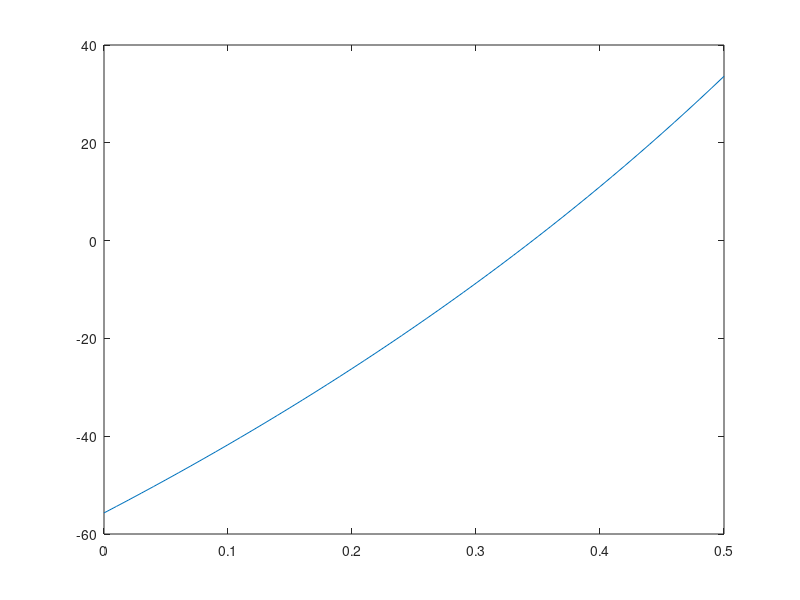

The MATLAB source for this figure:
clc
clf
close all
clearvars

% input parameters
f = 10e9;
omega = 2*pi*f;
d = 1e-2;
er1 = 1;
er2 = 4;
theta1 = pi/2+1j*[0:0.01:0.5];
c = 3e8;

% computation
theta2 = asin(sqrt(er1/er2)*sin(theta1));
r12 = (cos(theta2)-cos(theta1)/sqrt(er2))./(cos(theta2)+cos(theta1)/sqrt(er2));
k2 = omega/c*sqrt(er2);
ph_shift = exp(-1j*2*k2*d*cos(theta2));
var = r12.^2.*ph_shift;

% plot var
figure
plot(imag(theta1),rad2deg(angle(var)))